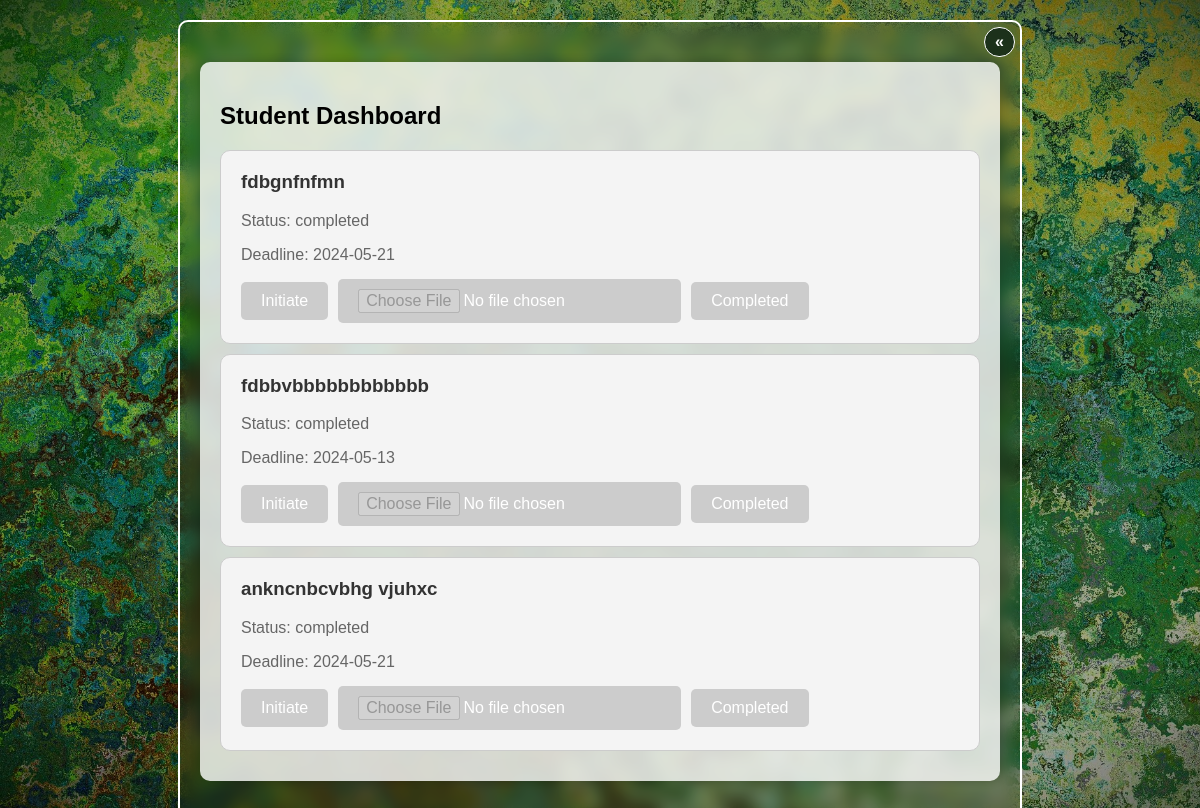
Screenshot of /student/test/student_dashboard.php (signed in) with the database file from the repository.
### tables this page shows
CREATE TABLE `assigned_tasks` (
  `task_id` int(11) NOT NULL,
  `student_id` int(11) DEFAULT NULL,
  `mentor_id` int(11) DEFAULT NULL,
  `task_description` text DEFAULT NULL,
  `task_status` enum('pending','in_progress','completed') DEFAULT NULL,
  `uploads` varchar(255) DEFAULT NULL,
  `task_deadline` date DEFAULT NULL,
  `completion_time` date DEFAULT NULL,
  `acknowledge` tinyint(1) NOT NULL
);

### student/test/student_dashboard.php (the view, shortened to what this page needs)
<!DOCTYPE html>
<html lang="en">
<head>
</head>
<body>
    <div class="container">
        <a href="/mmm/welcomeS.php" class="home-link">«</a>
        <div class="task_container">
            <h2>Student Dashboard</h2>
            <div id="tasks-container">
                <?php
                $servername = "localhost";
                $username = "root";
                $password = "";
                $database = "spas";
                $conn = new mysqli($servername, $username, $password, $database);
                $student_id = $_SESSION['student_id'];
                $sql = "SELECT * FROM assigned_tasks WHERE student_id = '$student_id'";
                $result = $conn->query($sql);
                if ($result->num_rows > 0) {
                    while ($row = $result->fetch_assoc()) {
                        echo '<div class="task">';
                        echo '<h3>' . $row['task_description'] . '</h3>';
                        echo '<p>Status: ' . $row['task_status'] . '</p>';
                        echo '<p>Deadline: ' . $row['task_deadline'] . '</p>';
                        if ($row['acknowledge']) {
                            echo '<form method="post" action="update_task.php" enctype="multipart/form-data">';
                            echo '<button type="button" class="button" disabled>Initiate</button>';
                            echo '<input type="file" name="file" class="button" disabled>';
                            echo '<button type="button" class="button" disabled>Completed</button>';
                            echo '</form>';
                        }
                        echo '</div>';
                    }
                } else {
                    echo "No tasks assigned to the student.";
                }
                ?>
            </div>
        </div>
    </div>
</body>
</html>

### student/test/student_dashboard.php (style rules this page uses)
body { font-family: Arial, sans-serif; background-image: url('/mmm/images/w.jpg'); background-repeat: no-repeat; background-attachment: fixed; background-size: cover; margin: 0; padding: 0; }
.container { max-width: 800px; margin: 20px auto; padding: 20px; background-color: hsla(0, 0%, 10%, 0.1); backdrop-filter: blur(8px); box-shadow: 0 0 10px rgba(0, 0, 0, 0.1); border-radius: 10px; border: 2px solid white; animation: slideIn 1s ease forwards; }
.task_container { background-color: rgba(255, 255, 255, 0.8); margin: 20px auto; padding: 20px; box-shadow: 0 0 10px rgba(0, 0, 0, 0.2); border-radius: 10px; }
.task { border: 1px solid #ccc; padding: 20px; margin-bottom: 10px; border-radius: 10px; background-color: #f4f4f4; transition: transform 0.2s, box-shadow 0.2s; }
.task h3 { margin-top: 0; color: #333; }
.task p { margin-bottom: 5px; color: #666; }
.button { background-color: #40A578; border: none; color: white; padding: 10px 20px; text-align: center; text-decoration: none; display: inline-block; font-size: 16px; margin-top: 10px; margin-right: 10px; cursor: pointer; border-radius: 5px; transition: background-color 0.3s, transform 0.2s; }
.home-link { position: fixed; top: 5px; right: 5px; background-color: rgba(17, 37, 23, 0.836); border-radius: 1rem; border: 1px solid white; color: white; padding: 5px 10px; text-decoration: none; font-weight: bold; transition: background-color 0.3s; }
.button[disabled] { background-color: #ccc; cursor: not-allowed; }

### rows the page displays
assigned_tasks: task_description "fdbgnfnfmn", task_status "completed", task_deadline "2024-05-21"
assigned_tasks: task_description "fdbbvbbbbbbbbbbbb", task_status "completed", task_deadline "2024-05-13"
assigned_tasks: task_description "ankncnbcvbhg vjuhxc", task_status "completed", task_deadline "2024-05-21"
